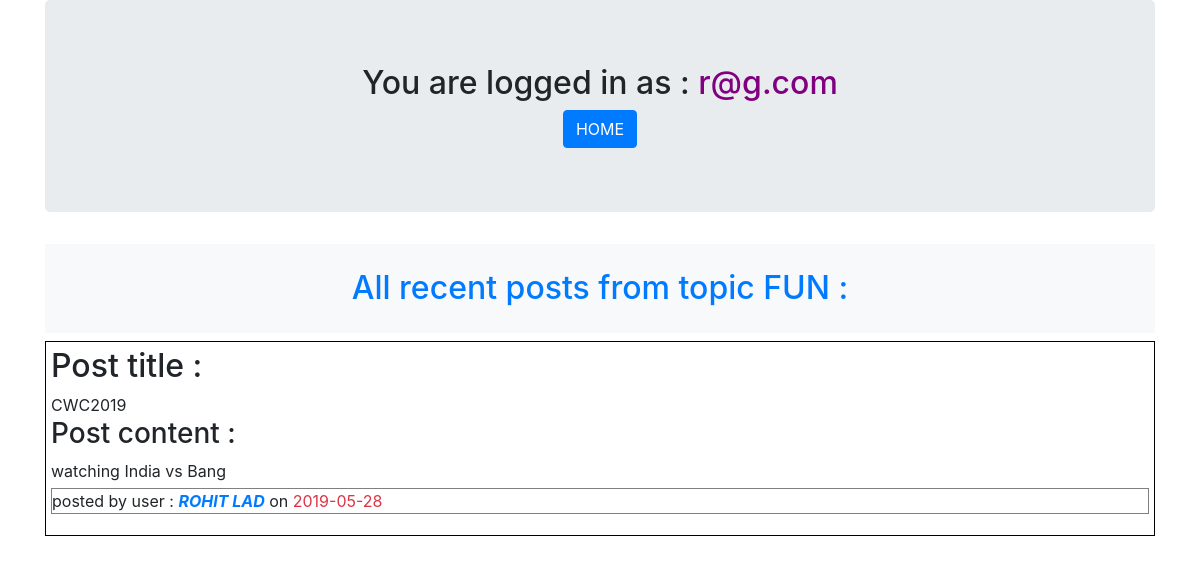
Screenshot of /fun.php (signed in) with the database file from the repository.
### tables this page shows
CREATE TABLE `posts` (
  `post_id` int(11) NOT NULL,
  `user_id` int(11) NOT NULL,
  `user_name` varchar(100) NOT NULL,
  `topic_id` int(11) NOT NULL,
  `post_title` text NOT NULL,
  `post_content` text NOT NULL,
  `post_date` date NOT NULL
);

### functions/functions.php (the view, shortened to what this page needs)
<?php
include "includes/connection.php";
  function getfun(){
    global $con;
    $gettitleid = "select * from topics where topic_title='Fun'";
    $run_gettitleid= mysqli_query($con, $gettitleid);
    while($row = mysqli_fetch_assoc($run_gettitleid))
      $var = $row['topic_id'];
    $getpost = "select * from posts where topic_id='$var' ORDER BY post_id DESC";
    $run_getpost = mysqli_query($con, $getpost);
    while($roww = mysqli_fetch_assoc($run_getpost)){
      $post_title = $roww['post_title'];
      $post_content = $roww['post_content'];
      $user_post_name = strtoupper($roww['user_name']);
      $date = $roww['post_date'];
      echo "<div style='border:1px solid black;'>
            <div style='padding:5px;'>
            <h2>Post title :</h2> $post_title
            <h3>Post content :</h3> $post_content
            <p style='border:1px solid grey; margin-top:5px;'>posted by user :
              <span class='text-primary'><b><i>$user_post_name</i></b></span>
              on <span class='text-danger'>$date</span>
            </p>
            </div>
            </div>
            <br /><br />
            ";
    }
  }
?>

### rows the page displays
posts: post_title "CWC2019", post_content "watching India vs Bang", user_name "ROHIT LAD", post_date "2019-05-28"

### other values shown
$_SESSION['user_email'] "r@g.com"
